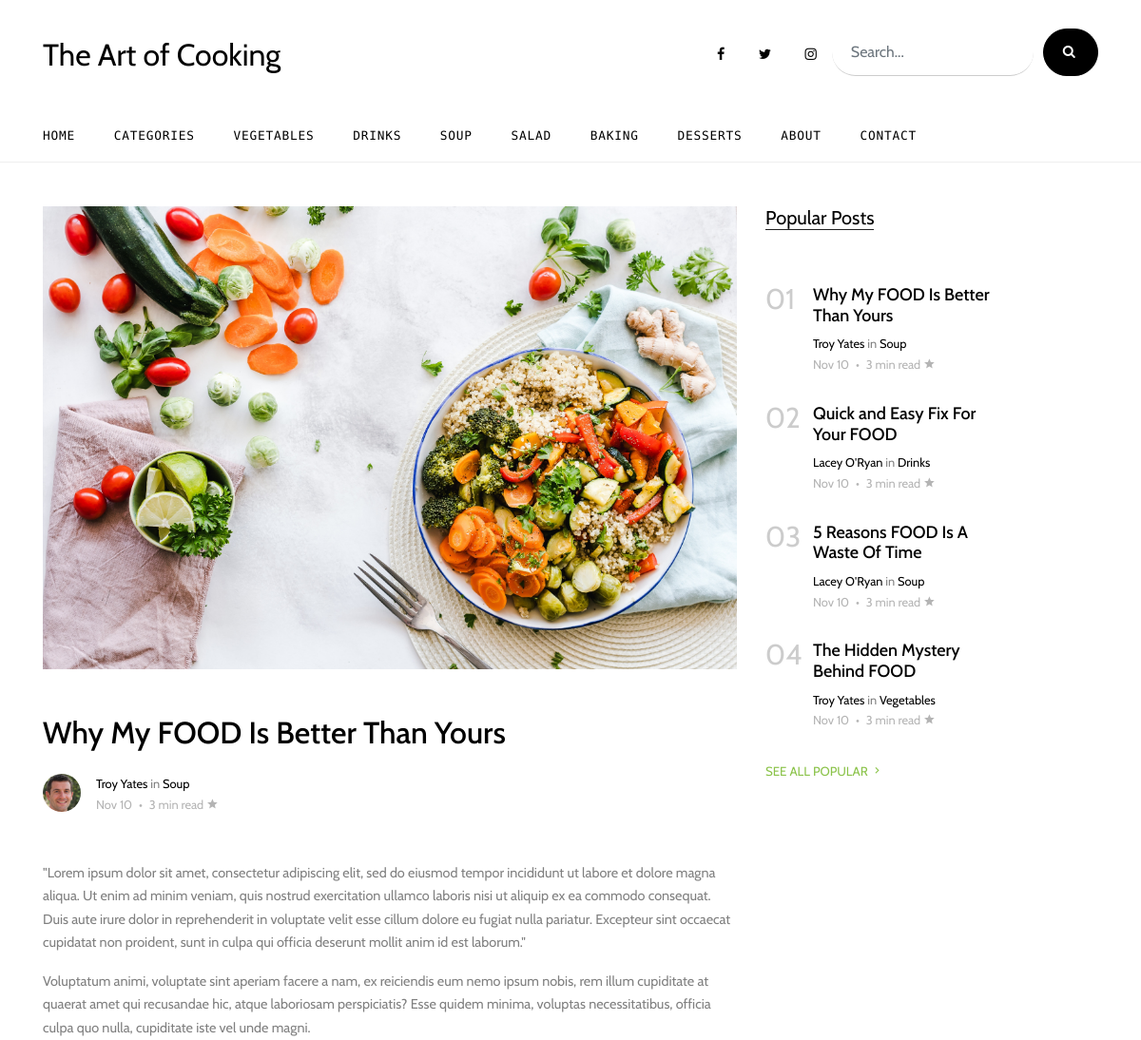
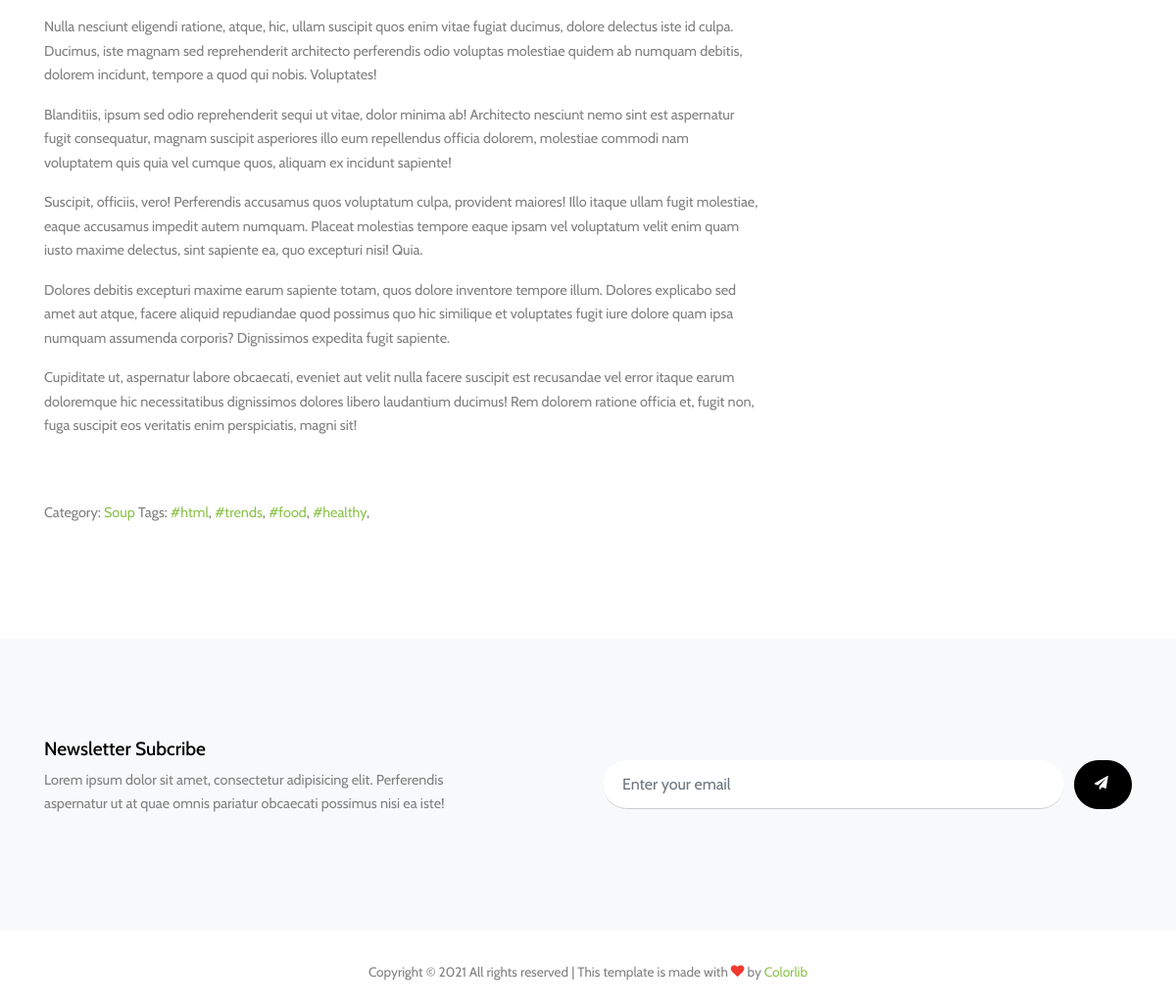
The app's page /article/why-my-food-is-better-than-yours/ with its own data (2 pictures, top to bottom).
### blog/models.py (models this page shows, shortened)
class Category(models.Model):
    name = models.CharField(max_length=150)
    summary = models.TextField()
    slug = models.SlugField(unique=True)
    timestamp = models.DateTimeField(auto_now=False, auto_now_add=True)
    is_featured = models.BooleanField(default=False)
    class Meta:
        verbose_name_plural = "categories"
    def __str__(self):
        return self.name
    def get_absolute_url(self):
        return reverse("blog:category_detail", kwargs={"slug": self.slug})

class Article(models.Model):
    author = models.ForeignKey("Author", on_delete=models.DO_NOTHING)
    title = models.CharField(max_length=250)
    body = models.TextField()
    image = models.ImageField(upload_to="image/%y/%m/%d/", height_field="height_field", width_field="width_field", blank=True)
    height_field = models.IntegerField(default=0)
    width_field = models.IntegerField(default=0)
    slug = models.SlugField(unique=True)
    category = models.ForeignKey("Category", on_delete=models.DO_NOTHING)
    tag = models.ManyToManyField("Tag", blank=True)
    view_count= models.IntegerField(default=0)
    timestamp = models.DateTimeField(auto_now=False, auto_now_add=True)
    updated = models.DateTimeField(auto_now=True, auto_now_add=False)
    is_published = models.BooleanField(default=True)
    is_trending = models.BooleanField(default=False)
    is_editors_pick = models.BooleanField(default=False)
    is_featured = models.BooleanField(default=False)
    def __str__(self):
        return self.title
    def get_absolute_url(self):
        return reverse("blog:article_detail", kwargs={"slug": self.slug})

class Author(models.Model):
    name = models.CharField(max_length=150)
    summary = models.TextField()
    date_joined = models.DateTimeField(auto_now=False, auto_now_add=True)
    image = models.ImageField(upload_to="image/%y/%m/%d/", blank=True)
    is_featured = models.BooleanField(default=False)
    def __str__(self):
        return self.name

class Tag(models.Model):
    name = models.CharField(max_length=50)
    def __str__(self):
        return self.name

### blog/views.py (the view)
# urls.py: path("article/<slug>/", views.ArticleDetailView.as_view(), name="article_detail"),
class ArticleDetailView(DetailView):
    model = Article
    template_name = "blog/article_detail.html"
    def get_context_data(self, **kwargs):
        queryset = Article.objects.order_by("-timestamp")
        queryset_popular = Article.objects.order_by("-view_count")
        cat_query = Category.objects.all()
        current = queryset.filter(title=kwargs['object'])[0]
        if current:
            current.view_count += 1
            current.save()
        context = super().get_context_data(**kwargs)
        context["popular_articles"] = queryset_popular[:4]
        context["categories"] = cat_query
        return context

### blog/templates/blog/article_detail.html (shortened to what this page needs)
{% extends 'base.html' %}
{% load static %}
{% block content %}
<div class="site-section">
    <div class="container">
        <div class="row">
            <div class="col-lg-8 single-content">
                <p class="mb-5">
                    <img src="{{object.image.url}}" alt="Image" class="img-fluid">
                </p>
                <h1 class="mb-4">
                    {{object.title}}
                </h1>
                <div class="post-meta d-flex mb-5">
                    <div class="bio-pic mr-3">
                        <img src="{{object.author.image.url}}" alt="Image" class="img-fluidid">
                    </div>
                    <div class="vcard">
                        <span class="d-block"><a href="#">{{object.author}}</a> in <a href="#">{{object.category}}</a></span>
                        <span class="date-read">{{object.timestamp|date:"M d"}} <span class="mx-1">&bullet;</span> 3 min read <span
                                class="icon-star2"></span></span>
                    </div>
                </div>
                <p>
                    {{object.body}}
                </p>
                <p>Voluptatum animi, voluptate sint aperiam facere a nam, ex reiciendis eum nemo ipsum nobis, rem illum
                    cupiditate at quaerat amet qui recusandae hic, atque laboriosam perspiciatis? Esse quidem minima,
                    voluptas necessitatibus, officia culpa quo nulla, cupiditate iste vel unde magni.</p>
                <p>Nulla nesciunt eligendi ratione, atque, hic, ullam suscipit quos enim vitae fugiat ducimus, dolore
                    delectus iste id culpa. Ducimus, iste magnam sed reprehenderit architecto perferendis odio voluptas
                    molestiae quidem ab numquam debitis, dolorem incidunt, tempore a quod qui nobis. Voluptates!</p>
                <p>Blanditiis, ipsum sed odio reprehenderit sequi ut vitae, dolor minima ab! Architecto nesciunt nemo
                    sint est aspernatur fugit consequatur, magnam suscipit asperiores illo eum repellendus officia
                    dolorem, molestiae commodi nam voluptatem quis quia vel cumque quos, aliquam ex incidunt sapiente!
                </p>
                <p>Suscipit, officiis, vero! Perferendis accusamus quos voluptatum culpa, provident maiores! Illo itaque
                    ullam fugit molestiae, eaque accusamus impedit autem numquam. Placeat molestias tempore eaque ipsam
                    vel voluptatum velit enim quam iusto maxime delectus, sint sapiente ea, quo excepturi nisi! Quia.
                </p>
                <p>Dolores debitis excepturi maxime earum sapiente totam, quos dolore inventore tempore illum. Dolores
                    explicabo sed amet aut atque, facere aliquid repudiandae quod possimus quo hic similique et
                    voluptates fugit iure dolore quam ipsa numquam assumenda corporis? Dignissimos expedita fugit
                    sapiente.</p>
                <p>Cupiditate ut, aspernatur labore obcaecati, eveniet aut velit nulla facere suscipit est recusandae
                    vel error itaque earum doloremque hic necessitatibus dignissimos dolores libero laudantium ducimus!
                    Rem dolorem ratione officia et, fugit non, fuga suscipit eos veritatis enim perspiciatis, magni sit!
                </p>
                <div class="pt-5">
                    <p>
                    {% if object.category_2 %}
                        Categories: <a href="{{object.category.get_absolute_url}}">{{object.category}}</a>, <a href="#">{{object.category_2}} </a>
                    {% else %}
                        Category: <a href="#">{{object.category}} </a>
                    {% endif %}
                        Tags: {% for tag in object.tag.all %}
                        <a href="#">{{tag}}</a>,
                        {% endfor %}
                    </p>
                </div>
            </div>
            <div class="col-lg-3">
                <div class="section-title">
                    <h2>Popular Posts</h2>
                </div>
                {% if popular_articles %}
                {% for article in popular_articles %}
                <div class="trend-entry d-flex">
                    <div class="number align-self-start">0{{forloop.counter}}</div>
                    <div class="trend-contents">
                        <h2><a href="{{article.get_absolute_url}}">{{article.title}}</a></h2>
                        <div class="post-meta">
                            <span class="d-block"><a href="#">{{article.author}}</a> in <a href="#">{{article.category}}</a></span>
                            <span class="date-read">{{article.timestamp|date:"M d"}} <span class="mx-1">&bullet;</span> 3 min read
                                <span class="icon-star2"></span></span>
                        </div>
                    </div>
                </div>
                {% endfor %}
                <p><a href="{% url 'blog:filtered_article' 'popular' %}" class="more">See All Popular <span class="icon-keyboard_arrow_right"></span></a></p>
                {% else %}
                <div class="trend-entry d-flex">
                    <div class="trend-contents">
                        <h2>There are no articles at this time. Please check back later</h2>
                    </div>
                </div>
                {% endif %}
            </div>
        </div>
    </div>
</div>
{% endblock content %}

### blog/templates/includes/navbar.html (shortened to what this page needs)
<div class="header-top">
    <div class="container">
        <div class="row align-items-center">
            <div class="col-12 col-lg-6 d-flex">
                <a href="{% url 'blog:home' %}" class="site-logo">
                    The Art of Cooking
                </a>
            </div>
            <div class="col-12 col-lg-6 ml-auto d-flex">
                <div class="ml-md-auto top-social d-none d-lg-inline-block">
                    <a href="#" class="d-inline-block p-3"><span class="icon-facebook"></span></a>
                    <a href="#" class="d-inline-block p-3"><span class="icon-twitter"></span></a>
                    <a href="#" class="d-inline-block p-3"><span class="icon-instagram"></span></a>
                </div>
                <form action="{% url 'blog:search' %}" class="search-form d-inline-block">
                    <div class="d-flex">
                        <input type="search" name="q" class="form-control" placeholder="Search...">
                        <button type="submit" class="btn btn-secondary"><span class="icon-search"></span></button>
                    </div>
                </form>
            </div>
        </div>
    </div>
    <div class="site-navbar py-2 js-sticky-header site-navbar-target d-none pl-0 d-lg-block" role="banner">
        <div class="container">
            <div class="d-flex align-items-center">
                <div class="mr-auto">
                    <nav class="site-navigation position-relative text-right" role="navigation">
                        <ul class="site-menu main-menu js-clone-nav mr-auto d-none pl-0 d-lg-block">
                            <li
                                 >
                                <a href="{% url 'blog:home' %}" class="nav-link text-left">Home</a>
                            </li>
                            <li
                                >
                                <a href="{% url 'blog:category_list' %}" class="nav-link text-left">Categories</a>
                            </li>
                            {% for category in categories %}
                                <li
                                    >
                                    <a href="{{category.get_absolute_url}}" class="nav-link text-left">{{category.name}}</a>
                                </li>
                            {% endfor %}
                            <li
                                >
                            <a href="{% url 'blog:about' %}" class="nav-link text-left">About</a></li>
                            <li
                                >
                            <a href="{% url 'blog:contact' %}" class="nav-link text-left">Contact</a></li>
                        </ul>
                    </nav>
                </div>
            </div>
        </div>
    </div>
</div>

### blog/static/css/style.css (style rules this page uses)
html { overflow-x: hidden; }
body { line-height: 1.7; color: gray; font-weight: 300; font-size: .9rem; }
a { -webkit-transition: .3s all ease; -o-transition: .3s all ease; transition: .3s all ease; }
h1, h2, h3, h4, h5, .h1, .h2, .h3, .h4, .h5 { font-family: "Cabin", -apple-system, BlinkMacSystemFont, "Segoe UI", Roboto, "Helvetica Neue", Arial, sans-serif, "Apple Color Emoji", "Segoe UI Emoji", "Segoe UI Symbol", "Noto Color Emoji"; }
.site-section { padding: 2.5em 0; }
@media (min-width: 768px) { .site-section { padding: 7em 0; } }
.site-logo { font-size: 2rem; color: #000; }
.site-navbar { margin-bottom: 0px; z-index: 1999; width: 100%; background: #fff; font-family: "B612 Mono", monospace; }
.site-navbar .site-navigation .site-menu { margin-left: 0; padding-left: 0; margin-bottom: 0; }
.site-navbar .site-navigation .site-menu a { text-decoration: none !important; display: inline-block; }
.site-navbar .site-navigation .site-menu > li { display: inline-block; }
.site-navbar .site-navigation .site-menu > li:first-child > a { padding-left: 0; }
.site-navbar .site-navigation .site-menu > li > a { text-transform: uppercase; font-size: .8rem; letter-spacing: .05rem; font-weight: 400; display: inline-block; text-decoration: none !important; color: #000; }
.site-mobile-menu .site-nav-wrap { padding: 0; margin: 0; list-style: none; position: relative; }
.site-mobile-menu .site-nav-wrap a { padding: 10px 20px; display: block; position: relative; color: #212529; }
.site-mobile-menu .site-nav-wrap li { position: relative; display: block; }
.site-mobile-menu .site-nav-wrap > li { display: block; position: relative; float: left; width: 100%; }
.site-mobile-menu .site-nav-wrap > li > a { padding-left: 20px; font-size: 20px; }
.sticky-wrapper .site-navbar { -webkit-transition: .3s all ease; -o-transition: .3s all ease; transition: .3s all ease; border-bottom: 1px solid #efefef; }
.sticky-wrapper .site-navbar .site-menu > li { display: inline-block; }
.header-top > .container { padding-top: 30px; padding-bottom: 30px; }
.section-title { color: #000; margin-bottom: 50px; }
.section-title h2 { font-size: 20px; font-weight: 400; border-bottom: 1px solid #222; position: relative; display: inline-block; }
.section-title h2:before { position: absolute; content: ""; height: 1px; background: #777; }
.btn { text-transform: uppercase; font-size: 14px; letter-spacing: .2rem; font-family: "Cabin", -apple-system, BlinkMacSystemFont, "Segoe UI", Roboto, "Helvetica Neue", Arial, sans-serif, "Apple Color Emoji", "Segoe UI Emoji", "Segoe UI Symbol", "Noto Color Emoji"; }
.post-meta { font-size: .8rem; }
.post-meta a { color: #000; }
.bio-pic { -webkit-box-flex: 0; -ms-flex: 0 0 40px; flex: 0 0 40px; }
.bio-pic img { max-width: 100%; border-radius: 50%; }
.date-read { color: #b4b4b4; }
.trend-entry { margin-bottom: 30px; }
.trend-entry .number { -webkit-box-flex: 0; -ms-flex: 0 0 50px; flex: 0 0 50px; font-size: 30px; line-height: 1; color: #ccc; }
.trend-entry .trend-contents h2 { font-size: 18px; }
.trend-entry .trend-contents h2 a { color: #000; }
.more { color: #8bc34a; text-transform: uppercase; font-size: .83rem; }
.form-control { margin-right: 10px; height: 50px; padding-left: 20px; padding-right: 20px; border-radius: 30px; border: none; background: #fff; border-bottom: 1px solid transparent; border-bottom: 1px solid #ccc; }
.btn { border-radius: 30px; background: #000; padding-left: 20px; padding-right: 20px; border-color: #000; color: #fff; }
.search-form .form-control { margin-right: 10px; height: 50px; padding-left: 20px; padding-right: 20px; border-radius: 30px; border: none; background: #fff; border-bottom: 1px solid transparent; border-bottom: 1px solid #ccc; }
.search-form .btn { border-radius: 30px; background: #000; padding-left: 20px; padding-right: 20px; border-color: #000; }
.top-social a { color: #000; }
.single-content h1 { font-size: 2rem; color: #000; }
.single-content { font-size: .9rem; }

### records on screen
Category: name "VEGETABLES"
Category: name "DRINKS"
Category: name "SOUP"
Category: name "SALAD"
Category: name "BAKING"
Category: name "DESSERTS"
Article: image (picture), title "Why My FOOD Is Better Than Yours", author.image (picture), author "Troy Yates", category "Soup", timestamp "Nov 10", body "\"Lorem ipsum dolor sit amet, consectetur adipiscing elit, sed do eiusmod tempor incididunt ut labore et dolore magna aliqua. Ut enim ad minim veniam, quis nostrud exercitation ullamco laboris nisi ut aliquip ex ea commodo consequat. Duis aute irure dolor in reprehenderit in voluptate velit esse cillum dolore eu fugiat nulla pariatur. Excepteur sint occaecat cupidatat non proident, sunt in culpa qui officia deserunt mollit anim id est laborum.\""
Tag: name "#html"
Tag: name "#trends"
Tag: name "#food"
Tag: name "#healthy"
Article: title "Quick and Easy Fix For Your FOOD", author "Lacey O'Ryan", category "Drinks", timestamp "Nov 10"
Article: title "5 Reasons FOOD Is A Waste Of Time", author "Lacey O'Ryan", category "Soup", timestamp "Nov 10"
Article: title "The Hidden Mystery Behind FOOD", author "Troy Yates", category "Vegetables", timestamp "Nov 10"
